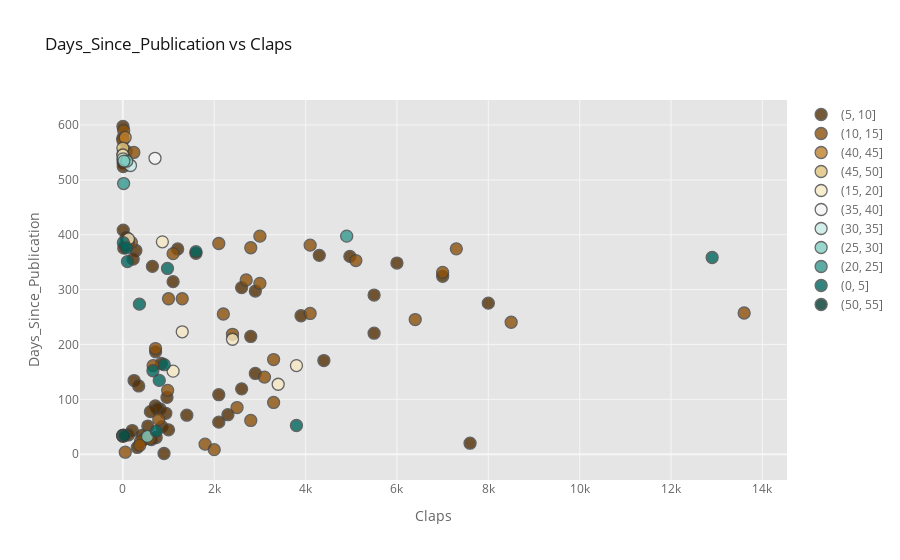

Here is the notebook cell this chart was saved with:
### Markdown cell above
The next plot lets us choose the grouping category for the plot.

### Code cell
df['binned_read_time'] = pd.cut(df['read_time'], bins=range(0, 56, 5))
df['binned_read_time'] = df['binned_read_time'].astype(str)

df['binned_word_count'] = pd.cut(df['word_count'], bins=range(0, 100001, 1000))
df['binned_word_count'] = df['binned_word_count'].astype(str)

@interact
def scatter_plot(x=list(df.select_dtypes('number').columns), 
                 y=list(df.select_dtypes('number').columns)[1:],
                 categories=['binned_read_time', 'binned_word_count', 'publication', 'type'],
                 theme=list(cf.themes.THEMES.keys()), 
                 colorscale=list(cf.colors._scales_names.keys())):
    
    df.iplot(kind='scatter', x=x, y=y, mode='markers', 
             categories=categories, 
             xTitle=x.title(), yTitle=y.title(), 
             text='title',
             title=f'{y.title()} vs {x.title()}',
             theme=theme, colorscale=colorscale)

### Figure 1 — Plotly figure (JSON) as saved in the notebook; plotly's stock layout.template omitted (floating-point values rounded to 4 significant figures)
{"data": [{"marker": {"color": "rgba(84, 48, 5, 1.0)", "line": {"width": 1.3}, "opacity": 0.8, "size": 12, "symbol": "circle"}, "mode": "markers", "name": "(5, 10]", "text": ["Screw the Environment, but Consider Your Wallet", "Home of the Scared", "Make an Effort, Not an Excuse", "Controlling your Location in Google Chrome", "The Worst They Can Say is No", "The Case for Criticism", "Complete Books of 2017", "The Failures of Common Sense", "The Perils of Rare Events", "Correlation vs. Causation: An Example", "Real Life Superpowers", "Overfitting vs. Underfitting: A Conceptual Explanation", "How to Master New Skills", "Statistical Significance Explained", "The Misleading Effect of Noise: The Multiple Comparisons Problem", "Bayes’ Rule Applied", "Data Visualization Hackathon Style", "Controlling the Web with Python", "Data Visualization with Bokeh in Python, Part II: Interactions", "Data Visualization with Bokeh in Python, Part III: Making a Complete Dashboard", "Visualizing Data with Pairs Plots in Python", "Introduction to Bayesian Linear Regression", "Web Scraping, Regular Expressions, and Data Visualization: Doing it all in Python", "Automated Machine Learning on the Cloud in Python", "A Feature Selection Tool for Machine Learning in Python", "An Introductory Example of Bayesian Optimization in Python with Hyperopt", "How to get the right data? Trying asking for it.", "The most important part of a data science project is writing a blog post", "Parallelizing Feature Engineering with Dask", "Practical Advice for Data Science Writing", "Converting Medium Posts to Markdown for Your Blog", "Featuretools on Spark", "Neural Network Embeddings Explained", "Simpson’s Paradox: How to Prove Opposite Arguments with the Same Data", "The Power of I Don’t Know", "Overcome Your Biases with Data", "Prediction Engineering: How to Set Up Your Machine Learning Problem", "How to Create Value with Machine Learning", "Feature Engineering: What Powers Machine Learning", "Modeling: Teaching a Machine Learning Algorithm to Deliver Business Value", "Deploying a Keras Deep Learning Model as a Web Application in Python", "Deploying a Python Web App on AWS", "Python and Slack: A Natural Match", "How to Write a Jupyter Notebook Extension", "Please Steal My Articles", "Introduction to Interactive Time Series Visualizations with Plotly in Python", "Stop Regretting the Present", "On Blame", "What I learned in 2018", "The Copernican Principle and How to Use Statistics to Figure Out How Long Anything Will Last", "Announcing the Reality Project", "The Disappearing Poor", "The Next Level of Data Visualization in Python", "The Myth of Us vs Them", "Interactive Controls in Jupyter Notebooks"], "textfont": {"color": "#666666"}, "type": "scatter", "x": [2, 0, 2, 5, 8, 9, 72, 59, 21, 1200, 285, 1600, 4300, 4970, 225, 6000, 647, 7000, 1100, 2600, 2900, 5500, 8000, 3900, 5500, 2800, 717, 4400, 844, 2900, 246, 347, 2600, 2100, 966, 710, 815, 755, 603, 940, 2300, 1400, 2100, 547, 856, 1000, 205, 121, 418, 730, 453, 626, 7600, 315, 901], "y": [597.3, 576.5, 547.2, 531.3, 524.3, 408.5, 395.1, 380.5, 375.5, 374.1, 371.3, 366.1, 362.4, 360.5, 355.5, 348.4, 342.4, 324.2, 314.5, 303.5, 297.3, 290.0, 275.3, 252.3, 220.5, 214.5, 186.5, 170.7, 165.3, 147.2, 134.2, 124.3, 119.0, 108.4, 103.5, 88.04, 82.47, 82.47, 77.53, 74.54, 71.99, 71.07, 58.41, 51.29, 50.02, 44.37, 43.02, 35.05, 34.26, 30.42, 26.56, 26.51, 19.98, 12.2, 1.219]}, {"marker": {"color": "rgba(140, 81, 10, 1.0)", "line": {"width": 1.3}, "opacity": 0.8, "size": 12, "symbol": "circle"}, "mode": "markers", "name": "(10, 15]", "text": ["The Vanquishing of War, Plague and Famine", "The Triumph of Peace", "Deep Neural Network Classifier", "Object Recognition with Google’s Convolutional Neural Networks", "The Technology Frontier", "Random Forest Simple Explanation", "Data Science: A Personal Application", "A Theory of Prediction", "Hyperparameter Tuning the Random Forest in Python", "Time Series Analysis in Python: An Introduction", "Stock Analysis in Python", "Stock Prediction in Python", "Overfitting vs. Underfitting: A Complete Example", "Markov Chain Monte Carlo in Python", "Beyond Accuracy: Precision and Recall", "Data Visualization with Bokeh in Python, Part I: Getting Started", "Histograms and Density Plots in Python", "Bayesian Linear Regression in Python: Using Machine Learning to Predict Student Grades Part 1", "Bayesian Linear Regression in Python: Using Machine Learning to Predict Student Grades Part 2", "A Complete Machine Learning Project Walk-Through in Python: Part One", "A Complete Machine Learning Walk-Through in Python: Part Two", "A Complete Machine Learning Walk-Through in Python: Part Three", "Machine Learning Kaggle Competition Part One: Getting Started", "Automated Feature Engineering in Python", "A Conceptual Explanation of Bayesian Hyperparameter Optimization for Machine Learning", "Machine Learning Kaggle Competition: Part Three Optimization", "Why Automated Feature Engineering Will Change the Way You Do Machine Learning", "A “Data Science for Good” Machine Learning Project Walk-Through in Python: Part Two", "Another Machine Learning Walk-Through and a Challenge", "Building a Recommendation System Using Neural Network Embeddings", "My Weaknesses as a Data Scientist", "Recurrent Neural Networks by Example in Python", "Transfer Learning with Convolutional Neural Networks in PyTorch", "Estimating Probabilities with Bayesian Modeling in Python", "Virtual Building Energy Audits — Preliminary Report", "Building Energy Data Analysis Part One", "Data Science with Medium Story Stats in Python", "Has Global Violence Declined? A Look at the Data", "A Non-Technical Reading List for Data Science", "The Reality of Global Nuclear Weapons and How Russian Nukes Turned On Your Lights", "The Poisson Distribution and Poisson Process Explained", "A Great Public Health Conspiracy?"], "textfont": {"color": "#666666"}, "type": "scatter", "x": [18, 0, 73, 240, 7, 3000, 186, 120, 2100, 4100, 2800, 7300, 1100, 5100, 7000, 2700, 3000, 1300, 1000, 13600, 4100, 2200, 6400, 8500, 2400, 715, 3300, 662, 3100, 981, 3300, 2500, 787, 2800, 0, 6, 582, 386, 1800, 370, 2000, 53], "y": [590.0, 572.5, 552.2, 550.0, 536.1, 397.4, 386.0, 385.2, 384.0, 381.0, 376.3, 374.3, 365.5, 353.0, 331.4, 317.5, 311.4, 283.3, 283.3, 257.4, 256.5, 255.5, 245.4, 240.5, 218.6, 192.5, 172.5, 161.5, 140.5, 116.4, 94.25, 85.01, 63.34, 61.47, 34.01, 34.01, 28.16, 23.02, 18.27, 16.34, 8.215, 3.547]}, {"marker": {"color": "rgba(191, 129, 45, 1.0)", "line": {"width": 1.3}, "opacity": 0.8, "size": 12, "symbol": "circle"}, "mode": "markers", "name": "(40, 45]", "text": ["Capstone Project: Mercedes-Benz Greener Manufacturing Competition", "Exploratory Data Analysis with R", "Building Energy Data Analysis Part Three", "Books of 2018 Notes"], "textfont": {"color": "#666666"}, "type": "scatter", "x": [51, 58, 5, 0], "y": [577.4, 538.4, 34.01, 32.57]}, {"marker": {"color": "rgba(223, 194, 125, 1.0)", "line": {"width": 1.3}, "opacity": 0.8, "size": 12, "symbol": "circle"}, "mode": "markers", "name": "(45, 50]", "text": ["NASA Internship Report"], "textfont": {"color": "#666666"}, "type": "scatter", "x": [0], "y": [558.0]}, {"marker": {"color": "rgba(246, 232, 195, 1.0)", "line": {"width": 1.3}, "opacity": 0.8, "size": 12, "symbol": "circle"}, "mode": "markers", "name": "(15, 20]", "text": ["The Ascent of Humanity", "Top Books of 2017", "Improving the Random Forest in Python Part 1", "Machine Learning Kaggle Competition Part Two: Improving", "Automated Machine Learning Hyperparameter Tuning in Python", "A “Data Science for Good“ Machine Learning Project Walk-Through in Python: Part One", "An Implementation and Explanation of the Random Forest in Python", "Wikipedia Data Science: Working with the World’s Largest Encyclopedia"], "textfont": {"color": "#666666"}, "type": "scatter", "x": [0, 123, 865, 1300, 2400, 3800, 1100, 3400], "y": [545.3, 392.3, 387.1, 223.0, 209.4, 161.5, 151.4, 127.5]}, {"marker": {"color": "rgba(245, 245, 245, 1.0)", "line": {"width": 1.3}, "opacity": 0.8, "size": 12, "symbol": "circle"}, "mode": "markers", "name": "(35, 40]", "text": ["Facial Recognition Using Google’s Convolutional Neural Network"], "textfont": {"color": "#666666"}, "type": "scatter", "x": [704], "y": [539.3]}, {"marker": {"color": "rgba(199, 234, 229, 1.0)", "line": {"width": 1.3}, "opacity": 0.8, "size": 12, "symbol": "circle"}, "mode": "markers", "name": "(30, 35]", "text": ["Exploratory Data Analysis with R (No Code)", "Machine Learning with Python on the Enron Dataset", "Building Energy Data Analysis Part Four"], "textfont": {"color": "#666666"}, "type": "scatter", "x": [5, 167, 24], "y": [538.4, 526.2, 34.01]}, {"marker": {"color": "rgba(128, 205, 193, 1.0)", "line": {"width": 1.3}, "opacity": 0.8, "size": 12, "symbol": "circle"}, "mode": "markers", "name": "(25, 30]", "text": ["Data Analysis with Python", "Data Wrangling with Python and SQLite", "Books of 2018"], "textfont": {"color": "#666666"}, "type": "scatter", "x": [87, 23, 539], "y": [534.3, 534.2, 32.38]}, {"marker": {"color": "rgba(53, 151, 143, 1.0)", "line": {"width": 1.3}, "opacity": 0.8, "size": 12, "symbol": "circle"}, "mode": "markers", "name": "(20, 25]", "text": ["Artificial Intelligence Part 1: Search", "Random Forest in Python", "Building Energy Data Analysis Part Two"], "textfont": {"color": "#666666"}, "type": "scatter", "x": [17, 4900, 0], "y": [493.3, 397.4, 34.01]}, {"marker": {"color": "rgba(1, 102, 94, 1.0)", "line": {"width": 1.3}, "opacity": 0.8, "size": 12, "symbol": "circle"}, "mode": "markers", "name": "(0, 5]", "text": ["The Simple Science of Global Warming", "A Review of the Coursera Machine Learning Specialization", "Learn By Sharing", "Python is the Perfect Tool for any Problem", "Slow Tech: Take Back Your Mind", "Unintended Consequences and Goodhart’s Law", "If your files are saved only on your laptop they might as well not exist!", "How to Visualize a Decision Tree from a Random Forest in Python using Scikit-Learn", "How to Put Fully Interactive, Runnable Code in a Medium Post", "Five Minutes to Your Own Website", "Jupyter Notebook Extensions", "Docker for Data Science Without the Hassle"], "textfont": {"color": "#666666"}, "type": "scatter", "x": [11, 82, 1600, 12900, 101, 977, 363, 906, 658, 797, 3800, 730], "y": [385.5, 376.1, 369.1, 358.5, 351.1, 338.5, 273.4, 163.1, 152.1, 134.5, 52.22, 42.07]}, {"marker": {"color": "rgba(0, 60, 48, 1.0)", "line": {"width": 1.3}, "opacity": 0.8, "size": 12, "symbol": "circle"}, "mode": "markers", "name": "(50, 55]", "text": ["Data Science for Virtual Energy Audits"], "textfont": {"color": "#666666"}, "type": "scatter", "x": [31], "y": [34.01]}], "layout": {"autosize": true, "legend": {"bgcolor": "#FFFFFF", "font": {"color": "#666666"}}, "paper_bgcolor": "#FFFFFF", "plot_bgcolor": "#E5E5E5", "title": {"font": {"color": "#151516"}, "text": "Days_Since_Publication vs Claps"}, "xaxis": {"autorange": true, "gridcolor": "#F6F6F6", "range": [-922.7, 14520.0], "showgrid": true, "tickfont": {"color": "#666666"}, "title": {"font": {"color": "#666666"}, "text": "Claps"}, "type": "linear", "zerolinecolor": "#F6F6F6"}, "yaxis": {"autorange": true, "gridcolor": "#F6F6F6", "range": [-65.69, 664.2], "showgrid": true, "tickfont": {"color": "#666666"}, "title": {"font": {"color": "#666666"}, "text": "Days_Since_Publication"}, "type": "linear", "zerolinecolor": "#F6F6F6"}}}
